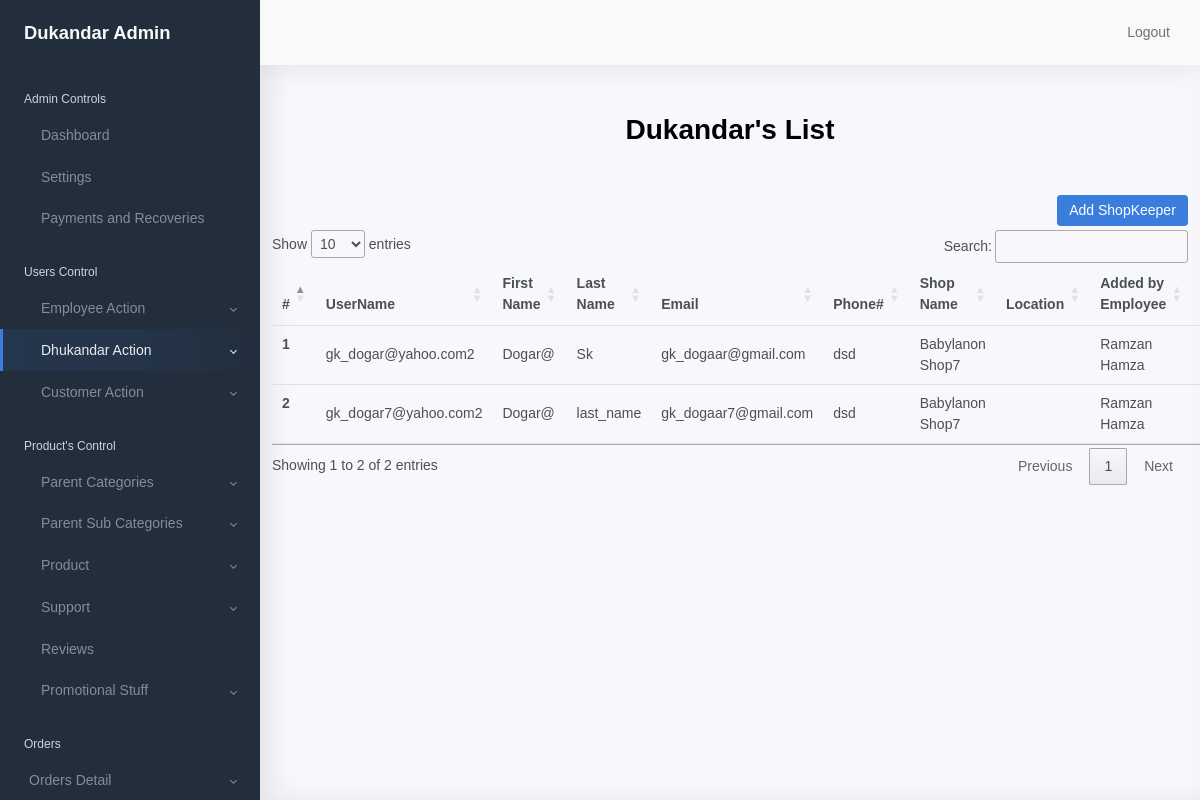
Before: /dukandar/lists (signed in) with the older database file.
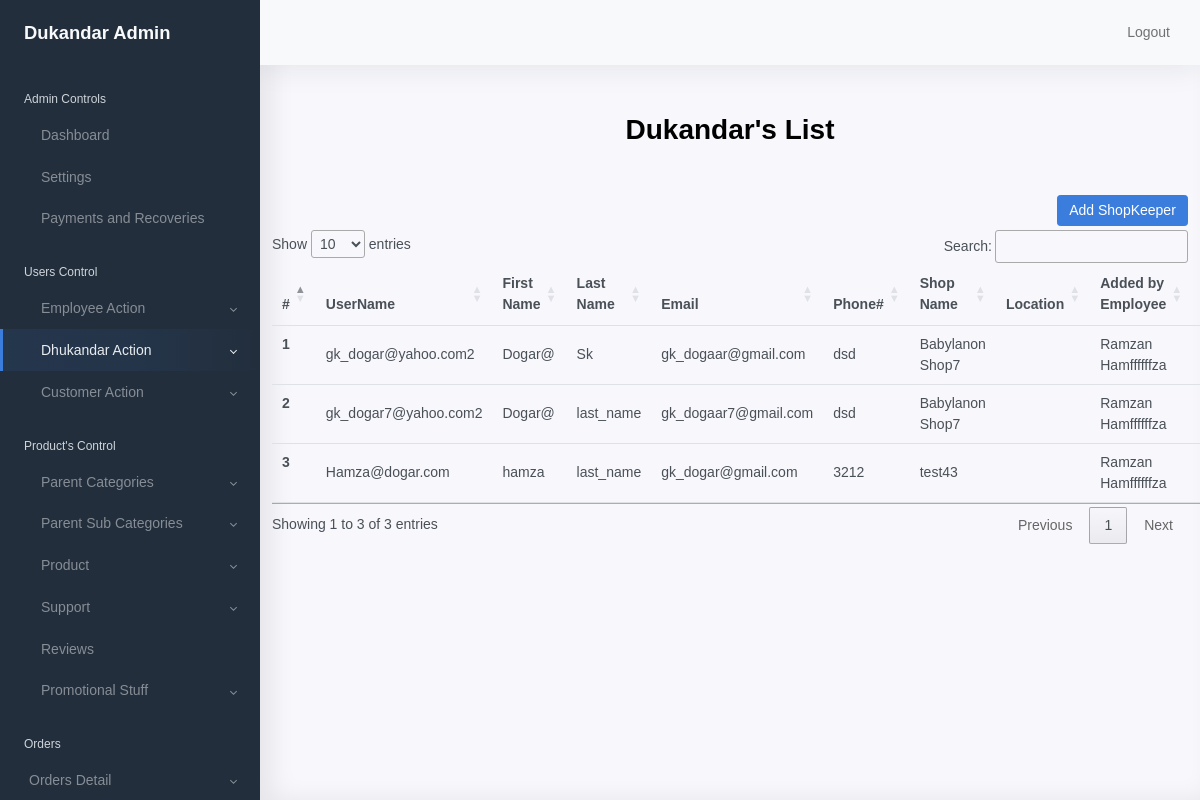
After: the same page with the newer database file.
### shopkeeper/models/models.py (models this page shows, shortened)
class Shopkeeper(models.Model):
    user = models.OneToOneField(User, on_delete=models.CASCADE, null=False)
    emp_id = models.ForeignKey(Employee, on_delete=models.CASCADE, null=True )
    shop_name = models.CharField(max_length=255, null=False)
    phone_no = models.CharField(max_length=20, null=False)
    description = models.TextField(null=False)
    latitude = models.CharField(max_length=50, null=False)
    longitude = models.CharField(max_length=50, null=False)
    is_active = models.BooleanField(default=True)
    created_at = models.DateTimeField(auto_now_add=True)
    updated_at = models.DateTimeField(auto_now=True)
    class Meta:
        ordering = ['user']

class User(AbstractUser):
    address = models.CharField(max_length=250, null=True)
    user_type = models.CharField(max_length=16,
                                 choices=USER_CHOICES,
                                 default="CUSTOMER")
    block = models.BooleanField(default=False)
    is_active = models.BooleanField(default=True)
    created_at = models.DateTimeField(auto_now_add=True)
    updated_at = models.DateTimeField(auto_now=True)

class Employee(models.Model):
    user = models.OneToOneField(User, related_name='user', on_delete=models.CASCADE, null=False)
    target_assign = models.CharField(max_length=10, null=True)
    target_achieved = models.CharField(max_length=10, null=True)
    area_designated = models.CharField(max_length=250, null=True, blank=True)
    phone_no = models.CharField(max_length=20, null=True)
    description = models.TextField(null=True)
    is_active = models.BooleanField(default=True)
    created_at = models.DateTimeField(auto_now_add=True)
    updated_at = models.DateTimeField(auto_now=True)
    class Meta:
        ordering = ['created_at']

### shopkeeper/views.py (the view)
# urls.py: path('dukandar/lists', dukandarList, name='dukandar_list'),
@login_required(login_url='shopkeeper:admin_login')
def dukandarList(request):
    dukandars_list=Shopkeeper.objects.all()
    context ={
        'dukandars_list':dukandars_list
    }
    return render(request, 'shopkeeper/dukandar/list.html',context)

### shopkeeper/templates/shopkeeper/dukandar/list.html (shortened to what this page needs)
{% extends 'shopkeeper/base/base.html' %}
{% load static %}
{% block content %}
<div class="container">
        <h1 class="text-center mt-5 mb-5 font-weight-bold">Dukandar's List</h1>
        <div class="row">
          <div class="col-12">
            <a type="submit" href="{% url 'shopkeeper:dukandar_setup' %}" class="btn btn-primary float-right mb-1" name="employee">Add
             ShopKeeper</a>
            <table class="table" id="dukandarTable">
                <thead class="thead-dark">
                  <tr>
                    <th scope="col">#</th>
                    <th scope="col">UserName</th>
                    <th scope="col">First Name</th>
                    <th scope="col">Last Name</th>
                    <th scope="col">Email</th>
                    <th scope="col">Phone#</th>
                    <th scope="col">Shop Name</th>
                    <th scope="col">Location</th>
                    <th scope="col">Added by Employee</th>
                    <th scope="col">Order's</th>
                  </tr>
                </thead>
                <tbody>
                    {% for dukandar in dukandars_list%}
                  <tr>
                    <th scope="row">{{forloop.counter}}</th>
                    <td>{{dukandar.user.username}}</td>
                    <td>{{dukandar.user.first_name}}</td>
                    <td>{{dukandar.user.last_name}}</td>
                    <td>{{dukandar.user.email}}</td>
                    <td>{{dukandar.phone_no}}</td>
                    <td>{{dukandar.shop_name}}</td>
                    <td></td>
                    <td>{{dukandar.emp_id.user.first_name}} {{dukandar.emp_id.user.last_name}}</td>
                    <td></td>
                  </tr>
                  {% endfor %}
                </tbody>
              </table>
          </div>
        </div>
      </div>
{% endblock %}

### shopkeeper/templates/shopkeeper/base/base.html (shortened to what this page needs)
<!DOCTYPE html>
<html lang="en">
<head>
  {% load static %}
  <link href="https://cdn.jsdelivr.net/npm/bootstrap@5.0.1/dist/css/bootstrap.min.css" rel="stylesheet">
  <link rel="stylesheet" href="https://pro.fontawesome.com/releases/v5.10.0/css/all.css" />
  <link href="{% static 'css/app.css' %}" rel="stylesheet">
  <link href="{% static 'css/main.css' %}" rel="stylesheet">
  <link href="https://cdn.datatables.net/1.11.0/css/jquery.dataTables.min.css" rel="stylesheet">
  <link href="https://cdn.datatables.net/buttons/2.0.0/css/buttons.dataTables.min.css" rel="stylesheet">
    <link rel="stylesheet" href="https://pro.fontawesome.com/releases/v5.10.0/css/all.css"
/>
</head>
<body>
  <div class="wrapper">
  {% include 'shopkeeper/base/header.html' %}
    <div class="main">
      {% include 'shopkeeper/base/topNav.html' %}
       {% block content %}
        {% endblock %}
    </div>
  </div>
</body>
</html>

### shopkeeper/templates/shopkeeper/base/header.html (shortened to what this page needs)
<nav id="sidebar" class="sidebar">
    <div class="sidebar-content js-simplebar" style="">
        <a class="sidebar-brand" href="">
            <span class="align-middle">Dukandar Admin</span>
        </a>
        <ul class="sidebar-nav">
            <li class="sidebar-header">
                Admin Controls
            </li>
            <li class="sidebar-item " id="dashboard">
                <a class="sidebar-link" href="{% url 'shopkeeper:dashboard' %}">
                     <span class="align-middle">Dashboard</span>
                </a>
            </li>
            <li class="sidebar-item" id="settings">
                <a class="sidebar-link" href="{% url 'shopkeeper:admin_setting' %}">
                     <span class="align-middle">Settings</span>
                </a>
            </li>
            <li class="sidebar-item">
                <a class="sidebar-link" href="#">
                     <span class="align-middle">Payments and Recoveries</span>
                </a>
            </li>
            <li class="sidebar-header">
                Users Control
            </li>
            <li class="sidebar-item" id="employee_page">
                <a data-target="#employee_control" data-toggle="collapse" class="sidebar-link collapsed">
                     <span
                        class="align-middle">Employee Action</span>
                </a>
            </li>
             <li class="sidebar-item" id="dukandar_page">
                <a data-target="#dukandar_control" data-toggle="collapse" class="sidebar-link collapsed">
                     <span
                        class="align-middle">Dhukandar Action</span>
                </a>
            </li>
             <li class="sidebar-item" id="customer_page">
                <a data-target="#customer_control" data-toggle="collapse" class="sidebar-link collapsed">
                     <span
                        class="align-middle">Customer Action</span>
                </a>
            </li>
            <li class="sidebar-header active" id ="product_tabs">
                Product's Control
            </li>
            <li class="sidebar-item">
                <a data-target="#ui_parent" data-toggle="collapse" class="sidebar-link collapsed">
                     <span class="align-middle">Parent Categories</span>
                </a>
            <li class="sidebar-item">
                <a data-target="#ui_parent_sub" data-toggle="collapse" class="sidebar-link collapsed">
                     <span class="align-middle">Parent Sub Categories</span>
                </a>
            </li>
            <li class="sidebar-item">
                <a data-target="#ui_prd" data-toggle="collapse" class="sidebar-link collapsed">
                     <span class="align-middle">Product</span>
                </a>
            </li>
            <li class="sidebar-item">
                <a data-target="#ui_support" data-toggle="collapse" class="sidebar-link collapsed">
                    <span class="align-middle">Support</span>
                </a>
            </li>
            <li class="sidebar-item">
                <a class="sidebar-link" href="">
                     <span class="align-middle">Reviews</span>
                </a>
            </li>
            <li class="sidebar-item">
                <a data-target="#ui_promotion" data-toggle="collapse" class="sidebar-link collapsed">
                    <span class="align-middle">Promotional Stuff</span>
                </a>
            </li>
              <li class="sidebar-header">
               Orders
            </li>
            <li class="sidebar-item " id="order_page">
                <a data-target="#order_list" data-toggle="collapse" class="sidebar-link collapsed">
                    <span
                        class="align-middle">Orders Detail</span>
                </a>
            </li>
        </ul>
    </div>
</nav>

### shopkeeper/templates/shopkeeper/base/topNav.html (shortened to what this page needs)
<nav class="navbar navbar-expand-lg navbar-light bg-light">
  <div class="collapse navbar-collapse text-right" id="navbarSupportedContent">
      <ul class="navbar-nav ">
           <li class="nav-item">
        <a class="nav-link " href="{% url 'shopkeeper:admin_logout' %}">Logout</a>
      </li>
      </ul>
  </div>
</nav>

### shopkeeper/templates/shopkeeper/base/base.html (style rules this page uses)
* { font-family: Arial, Helvetica, sans-serif; }

Changed rows visible on the page:
changed through a linked row, Shopkeeper "gk_dogar@yahoo.com2": emp_id.user.last_name "Hamza" → "Hamffffffza"
changed through a linked row, Shopkeeper "gk_dogar7@yahoo.com2": emp_id.user.last_name "Hamza" → "Hamffffffza"
added Shopkeeper: user.username "Hamza@dogar.com", user.first_name "hamza", user.last_name "last_name", user.email "gk_dogar@gmail.com", phone_no "3212", shop_name "test43", emp_id.user.first_name "Ramzan", emp_id.user.last_name "Hamffffffza"
Other visible differences:
text written by a page script: "Show entries Search: Showing 1 to 2 of 2 entries Previous 1 Next" → "Show entries Search: Showing 1 to 3 of 3 entries Previous 1 Next"
